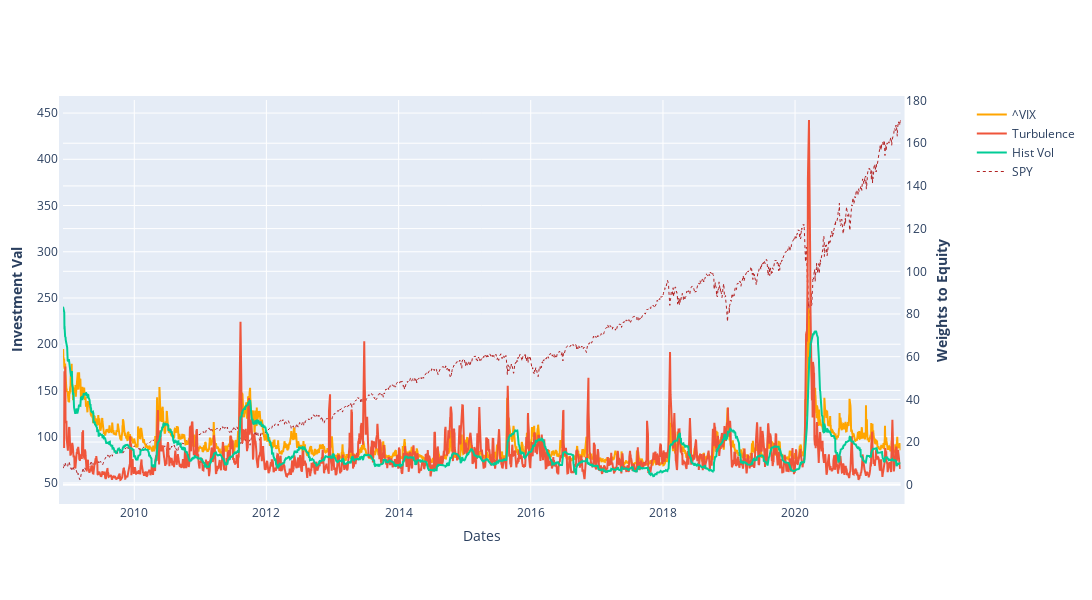

This figure's notebook cell:
### Code cell
from plotly.subplots import make_subplots
import plotly.graph_objects as go
def plotly_charting(df):
    fig = make_subplots(specs=[[{"secondary_y": True}]])
    fig.add_trace(go.Scatter(x= df.index.values,  y=df['^VIX'], name='^VIX',line = dict(color='orange', width=2)),secondary_y=True,)
    fig.add_trace(go.Scatter(x= df.index.values,  y=df['turbulence'].rolling(5).mean(), name='Turbulence',line = dict( width=2)),secondary_y=True,)
    fig.add_trace(go.Scatter(x= df.index.values,  y=df['SPY_Hist_vol_2m'], name='Hist Vol',line = dict( width=2)),secondary_y=True,)
    fig.add_trace(go.Scatter(x= df.index.values,  y=df['SPY'], name='SPY',line = dict(color='firebrick', width=1, dash='dot')),secondary_y=False,)
    # Set x-axis title
    fig.update_xaxes(title_text="Dates")

    # Set y-axes titles
    fig.update_yaxes(title_text="<b>Investment Val</b>", secondary_y=False)
    fig.update_yaxes(title_text="<b>Weights to Equity</b>", secondary_y=True)
    fig.update_layout(
        autosize=False,
        width=1200,
        height=600,
        margin=dict(
            l=50,
            r=50,
            b=100,
            t=100,
            pad=4
        ),
        paper_bgcolor="White",
    )

    fig.show()
plotly_charting(mat)

### Figure 1 — Plotly figure (JSON) as saved in the notebook; plotly's stock layout.template omitted (floating-point values rounded to 4 significant figures; data arrays with more than 128 entries replaced by an {"elided": "..."} marker saying what was removed)
{"data": [{"line": {"color": "orange", "width": 2}, "name": "^VIX", "type": "scatter", "x": {"elided": "3191 str values"}, "xaxis": "x", "y": {"elided": "3191 float values"}, "yaxis": "y2"}, {"line": {"width": 2}, "name": "Turbulence", "type": "scatter", "x": {"elided": "3191 str values"}, "xaxis": "x", "y": {"elided": "3191 float values"}, "yaxis": "y2"}, {"line": {"width": 2}, "name": "Hist Vol", "type": "scatter", "x": {"elided": "3191 str values"}, "xaxis": "x", "y": {"elided": "3191 float values"}, "yaxis": "y2"}, {"line": {"color": "firebrick", "dash": "dot", "width": 1}, "name": "SPY", "type": "scatter", "x": {"elided": "3191 str values"}, "xaxis": "x", "y": {"elided": "3191 float values"}, "yaxis": "y"}], "layout": {"autosize": false, "height": 600, "margin": {"b": 100, "l": 50, "pad": 4, "r": 50, "t": 100}, "paper_bgcolor": "White", "width": 1200, "xaxis": {"anchor": "y", "autorange": true, "domain": [0, 0.94], "range": ["2008-12-03", "2021-08-06"], "title": {"text": "Dates"}, "type": "date"}, "yaxis": {"anchor": "x", "autorange": true, "domain": [0, 1], "range": [31.53, 464.1], "title": {"text": "<b>Investment Val</b>"}, "type": "linear"}, "yaxis2": {"anchor": "x", "autorange": true, "overlaying": "y", "range": [-7.14, 180.2], "side": "right", "title": {"text": "<b>Weights to Equity</b>"}, "type": "linear"}}}
